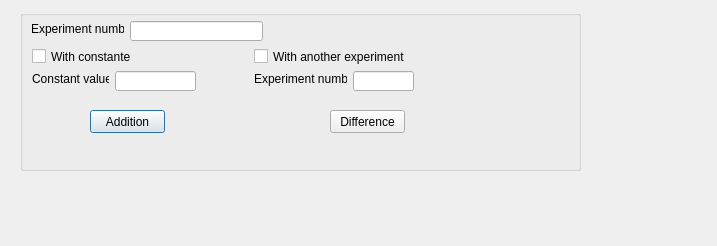
<?xml version="1.0" encoding="UTF-8"?>
<ui version="4.0">
 <class>Dialog</class>
 <widget class="QDialog" name="Dialog">
  <property name="geometry">
   <rect>
    <x>0</x>
    <y>0</y>
    <width>717</width>
    <height>246</height>
   </rect>
  </property>
  <property name="windowTitle">
   <string>Dialog</string>
  </property>
  <widget class="QGroupBox" name="groupBox">
   <property name="geometry">
    <rect>
     <x>20</x>
     <y>10</y>
     <width>561</width>
     <height>161</height>
    </rect>
   </property>
   <property name="title">
    <string/>
   </property>
   <widget class="QLabel" name="label">
    <property name="geometry">
     <rect>
      <x>11</x>
      <y>11</y>
      <width>93</width>
      <height>16</height>
     </rect>
    </property>
    <property name="text">
     <string>Experiment number</string>
    </property>
   </widget>
   <widget class="QLineEdit" name="lineEditExperimentNumberDifference">
    <property name="geometry">
     <rect>
      <x>110</x>
      <y>11</y>
      <width>133</width>
      <height>20</height>
     </rect>
    </property>
   </widget>
   <widget class="QLabel" name="label_2">
    <property name="geometry">
     <rect>
      <x>12</x>
      <y>61</y>
      <width>77</width>
      <height>16</height>
     </rect>
    </property>
    <property name="text">
     <string>Constant value:</string>
    </property>
   </widget>
   <widget class="QLineEdit" name="lineEditConstante">
    <property name="enabled">
     <bool>true</bool>
    </property>
    <property name="geometry">
     <rect>
      <x>95</x>
      <y>61</y>
      <width>81</width>
      <height>20</height>
     </rect>
    </property>
    <property name="text">
     <string/>
    </property>
    <property name="dragEnabled">
     <bool>false</bool>
    </property>
    <property name="readOnly">
     <bool>true</bool>
    </property>
   </widget>
   <widget class="QLabel" name="label_3">
    <property name="geometry">
     <rect>
      <x>234</x>
      <y>61</y>
      <width>93</width>
      <height>16</height>
     </rect>
    </property>
    <property name="text">
     <string>Experiment number</string>
    </property>
   </widget>
   <widget class="QLineEdit" name="lineEditAnotherExperiment">
    <property name="enabled">
     <bool>true</bool>
    </property>
    <property name="geometry">
     <rect>
      <x>333</x>
      <y>61</y>
      <width>61</width>
      <height>20</height>
     </rect>
    </property>
    <property name="text">
     <string/>
    </property>
    <property name="readOnly">
     <bool>true</bool>
    </property>
   </widget>
   <widget class="QPushButton" name="pushButtonAddition">
    <property name="geometry">
     <rect>
      <x>70</x>
      <y>100</y>
      <width>75</width>
      <height>23</height>
     </rect>
    </property>
    <property name="text">
     <string>Addition</string>
    </property>
   </widget>
   <widget class="QCheckBox" name="checkBoxConstante">
    <property name="enabled">
     <bool>true</bool>
    </property>
    <property name="geometry">
     <rect>
      <x>12</x>
      <y>38</y>
      <width>121</width>
      <height>17</height>
     </rect>
    </property>
    <property name="text">
     <string>With constante</string>
    </property>
   </widget>
   <widget class="QCheckBox" name="checkBoxAnotherExperiment">
    <property name="geometry">
     <rect>
      <x>234</x>
      <y>38</y>
      <width>181</width>
      <height>17</height>
     </rect>
    </property>
    <property name="text">
     <string>With another experiment</string>
    </property>
   </widget>
   <widget class="QPushButton" name="pushButtonDifference">
    <property name="geometry">
     <rect>
      <x>310</x>
      <y>100</y>
      <width>75</width>
      <height>23</height>
     </rect>
    </property>
    <property name="text">
     <string>Difference</string>
    </property>
   </widget>
  </widget>
 </widget>
 <resources/>
 <connections/>
</ui>
